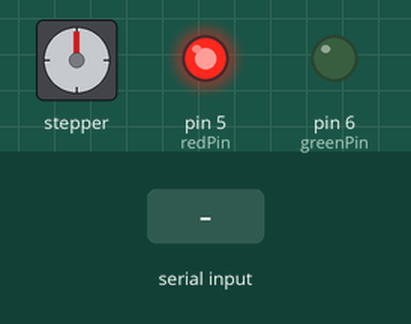
Recording of a sketch running on a simulated Arduino Uno, built with avr-gcc and run on an emulated ATmega328P. Parts: stepper motor, output pins drawn as LEDs (lit = HIGH). The inputs (shaded band) are chosen by the test bench. Stepper angles assume 2048 steps per turn; what the sketch prints to the serial monitor is not drawn.

Above: at 1.2 s.
1.3 s: "U" received over Serial
At 1.45 s:
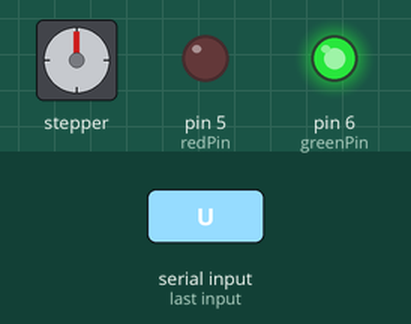
At 4.2 s:
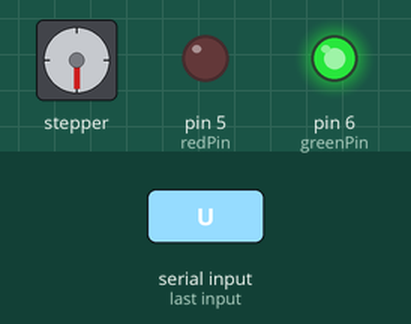
Timing chart, 0 to 11.8 s (numbered marks = the images above; inputs shaded):
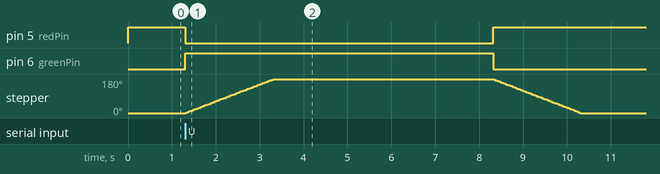

The sketch:

stepmotor.ino
```cpp
#include <Stepper.h>

// Stepper Motor Setup
const int stepsPerRevolution = 2048;
Stepper myStepper(stepsPerRevolution, 8, 10, 9, 11);

// RGB LED Pins
const int redPin = 5;
const int greenPin = 6;
char receivedChar;  // Variable to store received character

void setup() {
    Serial.begin(9600);
    myStepper.setSpeed(15);

    pinMode(redPin, OUTPUT);
    pinMode(greenPin, OUTPUT);

    // **🔴 Default state: Locked (Red ON, Green OFF)**
    digitalWrite(redPin, HIGH);
    digitalWrite(greenPin, LOW);

    Serial.println("🔴 System Locked - Waiting for Face Recognition...");
}

void loop() {
    if (Serial.available() > 0) {
        receivedChar = Serial.read();

        if (receivedChar == 'U') {  // 🔓 Unlock the Door
            Serial.println("🔓 Unlocking Door");

            digitalWrite(redPin, LOW);   // 🔴 Turn OFF Red LED
            digitalWrite(greenPin, HIGH); // 🟢 Turn ON Green LED
            myStepper.step(stepsPerRevolution / 2);  // Rotate to unlock
            delay(5000);  // ⏳ Keep unlocked for 5 sec

            // **🔒 Auto-Locking After 5 Seconds**
            Serial.println("🔒 Locking Door...");
            digitalWrite(redPin, HIGH);  // 🔴 Turn ON Red LED
            digitalWrite(greenPin, LOW); // 🟢 Turn OFF Green LED
            myStepper.step(-stepsPerRevolution / 2);  // Reverse to lock
        }
    }
}
```

Measured:
- after the input at 1.3 s, pin 5 (redPin): HIGH → LOW at once, → HIGH 7.0 s later; pin 6 (greenPin): LOW → HIGH at once, → LOW 7.0 s later; stepper: turns 180° clockwise in 2.0 s, then 180° counter-clockwise in 2.0 s
